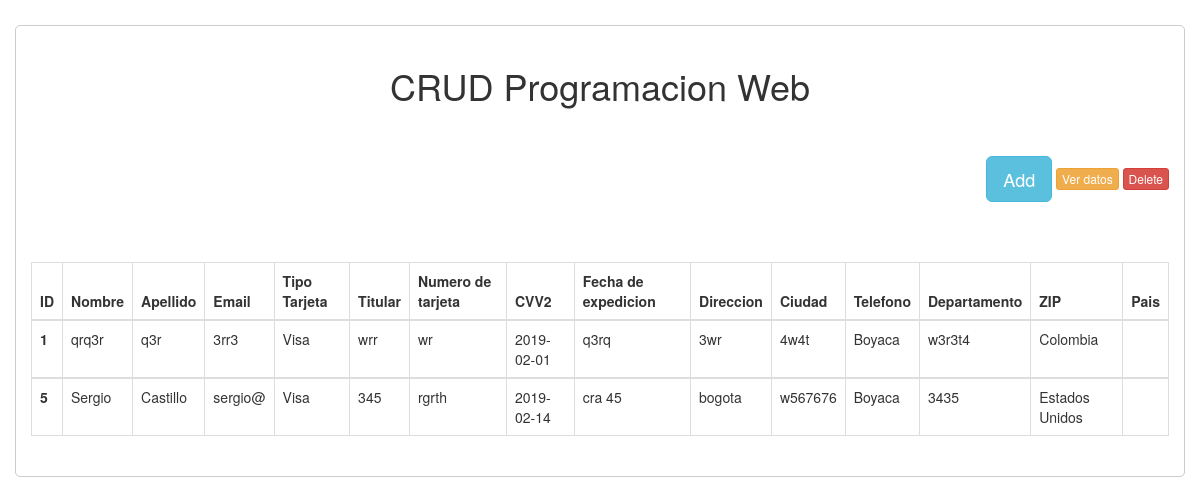
The page /FRONTEND/VIEW/Index.php on the database its author committed.
### tables this page shows
CREATE TABLE `crud` (
  `ID` int(4) NOT NULL,
  `Nombre` varchar(30) NOT NULL,
  `Apellido` varchar(40) NOT NULL,
  `Email` varchar(50) NOT NULL,
  `TipoTarjeta` varchar(50) NOT NULL,
  `Titular` varchar(50) NOT NULL,
  `NumeroTarjeta` varchar(50) NOT NULL,
  `CVV2` varchar(50) NOT NULL,
  `FechaExpedicion` date NOT NULL,
  `Direccion` varchar(50) NOT NULL,
  `Ciudad` varchar(50) NOT NULL,
  `Telefono` varchar(50) NOT NULL,
  `Departamento` varchar(50) NOT NULL,
  `ZIP` varchar(60) NOT NULL,
  `Pais` varchar(50) NOT NULL
);

### FRONTEND/VIEW/Index.php (the view, shortened to what this page needs)
<!DOCTYPE html>
<html lang="es">
<head>
    <link rel="stylesheet" href="estilos.css">
    <link rel="stylesheet" href="https://maxcdn.bootstrapcdn.com/bootstrap/3.3.6/css/bootstrap.min.css" />
    <link rel="stylesheet" href="https://cdn.datatables.net/1.10.12/css/dataTables.bootstrap.min.css" />
</head>
<body>
    <div id='demo'>
        <div class="container box">
            <h1 align="center">CRUD Programacion Web</h1>
            <br />
            <div class="table-responsive">
                <br />
                <div align="right">
                    <button type="button" id="add_button" data-toggle="modal" data-target="#userModal" class="btn btn-info btn-lg">Add</button>
                    <button type="button" id="seleccionar" class="btn btn-warning btn-xs update" data-toggle="modal"
                        data-target="#seleccionar">Ver datos</button>
                    <button type="button" id="delete" class="btn btn-danger btn-xs delete" data-toggle="modal"
                        data-target="#eliminar">Delete</button>
                </div>
                <br /><br />
                <table id="user_data" class="table table-bordered">
                <table class="table table-bordered" id="dataTable" width="100%" cellspacing="0">
                            <thead>
                            <tr>
                            <th>ID</th>
                            <th>Nombre</th>
                            <th>Apellido</th>
                            <th>Email</th>
                            <th>Tipo Tarjeta</th>
                            <th>Titular</th>
                            <th>Numero de tarjeta</th>
                            <th>CVV2</th>
                            <th>Fecha de expedicion</th>
                            <th>Direccion </th>
                            <th>Ciudad</th>
                            <th>Telefono</th>
                            <th>Departamento</th>
                            <th>ZIP</th>
                            <th>Pais</th>
                            </tr>
                            </thead>
                            <?php
                            $servername = "localhost";
                            $username = "root";
                            $password = "";
                            $dbname = "programacionweb";
                            $conn = new mysqli($servername, $username, $password, $dbname);
                            $sql = 'SELECT * from crud';
                            $result = mysqli_query($conn, $sql);
                            if (mysqli_num_rows($result) > 0) {
                            while($row = mysqli_fetch_assoc($result)) { ?>
                            <tbody>
                            <tr>
                            <th>
                            <?php echo $row['ID']; ?>
                            </th>
                            <td>
                            <?php echo $row['Nombre']; ?>
                            </td>
                            <td>
                            <?php echo $row['Apellido']; ?>
                            </td>
                            <td>
                            <?php echo $row['Email']; ?>
                            </td>
                            <td>
                            <?php echo $row['TipoTarjeta']; ?>
                            </td>
                            <td>
                            <?php echo $row['NumeroTarjeta']; ?>
                            </td>
                            <td>
                            <?php echo $row['CVV2']; ?>
                            </td>
                            <td>
                            <?php echo $row['FechaExpedicion']; ?>
                            </td>
                            <td>
                            <?php echo $row['Direccion']; ?>
                            </td>
                            <td>
                            <?php echo $row['Ciudad']; ?>
                            </td>
                            <td>
                            <?php echo $row['Telefono']; ?>
                            </td>
                            <td>
                            <?php echo $row['Departamento']; ?>
                            </td>
                            <td>
                            <?php echo $row['ZIP']; ?>
                            </td>
                            <td>
                            <?php echo $row['Pais']; ?>
                            </td>
                            </tr>
                            </tbody>
                            <?php
                            }
                            } else {
                            echo '0 results';
                            }
                            ?>
                        </table>
                    </table>
            </div>
        </div>
    </div>
</body>
</html>

### FRONTEND/VIEW/estilos.css (style rules this page uses)
body { margin:0; padding:0; background-color:#f1f1f1; }
.box { width:1270px; padding:20px; background-color:#fff; border:1px solid #ccc; border-radius:5px; margin-top:25px; }

### rows shown on the page
crud: ID "1", Nombre "qrq3r", Apellido "q3r", Email "3rr3", TipoTarjeta "Visa", NumeroTarjeta "wrr", CVV2 "wr", FechaExpedicion "2019-02-01", Direccion "q3rq", Ciudad "3wr", Telefono "4w4t", Departamento "Boyaca", ZIP "w3r3t4", Pais "Colombia"
crud: ID "5", Nombre "Sergio", Apellido "Castillo", Email "sergio@", TipoTarjeta "Visa", NumeroTarjeta "345", CVV2 "rgrth", FechaExpedicion "2019-02-14", Direccion "cra 45", Ciudad "bogota", Telefono "w567676", Departamento "Boyaca", ZIP "3435", Pais "Estados Unidos"
